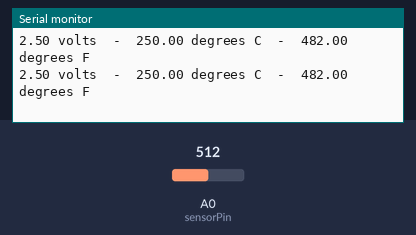
A sketch run on a simulated Arduino Uno, built with avr-gcc and run on an emulated ATmega328P. Shown: the last lines printed to the serial monitor. The test bench sets the inputs (shaded band); at power-on: A0 (sensorPin) = 512.

Above: at 7.2 s.
7.3 s: A0 (sensorPin) set to 82
At 7.62 s:
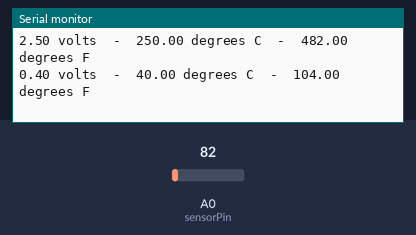
10.3 s: A0 (sensorPin) set to 73
At 10.44 s:
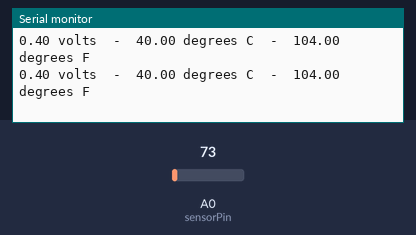
Timing chart, 0 to 12.8 s (numbered marks = the images above; inputs shaded):
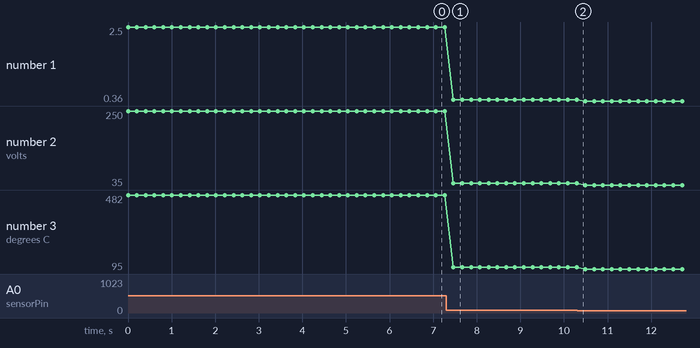

The sketch:

Project_21.1_Read_the_LM35_value.ino
```cpp
//**********************************************************************************
#define sensorPin A0

void setup()
{
   Serial.begin(9600);
   pinMode(sensorPin, INPUT);
}

void loop()
{
  long reading = analogRead(sensorPin);
  float voltage = reading * 5.0;
  voltage /= 1024.0;
  float temperatureC = (500 * reading) /1024 ;
  float temperatureF = (temperatureC * 9.0 / 5.0) + 32.0;
  Serial.print(voltage); Serial.print(" volts  -  ");
  Serial.print(temperatureC); Serial.print(" degrees C  -  ");
  Serial.print(temperatureF); Serial.println(" degrees F");
  delay(200);
}
//**********************************************************************************
```

Measured:
- after the input at 7.3 s, the serial monitor: prints a new line after 0.16 s (image 1)
- plotted number 1: 2.5 → 0.4 after the input at 7.3 s, 0.4 → 0.36 after the input at 10.3 s
- plotted number 2: 250 → 40 after the input at 7.3 s, 40 → 35 after the input at 10.3 s
- plotted number 3: 482 → 104 after the input at 7.3 s, 104 → 95 after the input at 10.3 s
